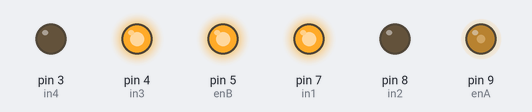
A sketch run on a simulated Arduino Uno, built with avr-gcc and run on an emulated ATmega328P. Parts: output pins drawn as LEDs (lit = HIGH). What the sketch prints to the serial monitor is not drawn.

Above: at 0.1 s.
Timing chart, 0 to 1.6 s (numbered marks = the images above):
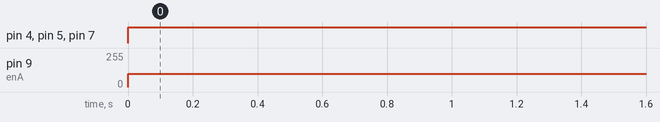

Measured:
- by itself, pin 4 (in3), pin 5 (enB), pin 7 (in1): LOW → HIGH at 0.00 s
- by itself, pin 9 (enA): 0/255 → 100/255 at 0.00 s

The sketch:

skecth.ino
```cpp
#define pinX    A2  // ось X джойстика
#define pinY    A1  // ось Y джойстика

//Двигатель A
int enA = 9;
int in1 = 7;
int in2 = 8;
// Двигатель B
int enB = 5;
int in3 = 4;

int in4 = 3;

void setup()
{
  Serial.begin(19200);
  pinMode(enA, OUTPUT);
  pinMode(enB, OUTPUT);
  pinMode(in1, OUTPUT);
  pinMode(in2, OUTPUT);
  pinMode(in3, OUTPUT);
  pinMode(in4, OUTPUT);
  digitalWrite(in1, LOW);
  digitalWrite(in2, LOW);
  digitalWrite(in3, LOW);
  digitalWrite(in4, LOW);


 // pinMode(pinX, INPUT);
  //pinMode(pinY, INPUT);


}

void loop()
{
// Установка двигателя A и B на максимальную скорость (0 ... 255)
  //int val = analogRead(255); // считываем данные с порта A1
  //Serial.println(val);

// Вращение двигателем A и B вперед
  digitalWrite(in1, HIGH);
  digitalWrite(in2, LOW);
  digitalWrite(in3, HIGH);
  digitalWrite(in4, LOW);


  //int X = analogRead(pinX)/4;              // считываем значение оси Х
  //int Y = analogRead(pinY)/4;              // считываем значение оси Y

  analogWrite(enA, 100); //
  analogWrite(enB, 255);
  //Serial.print(X);                       // выводим в Serial Monitor
  Serial.print("\t");                    // табуляция
  //Serial.println(Y);


}
```
